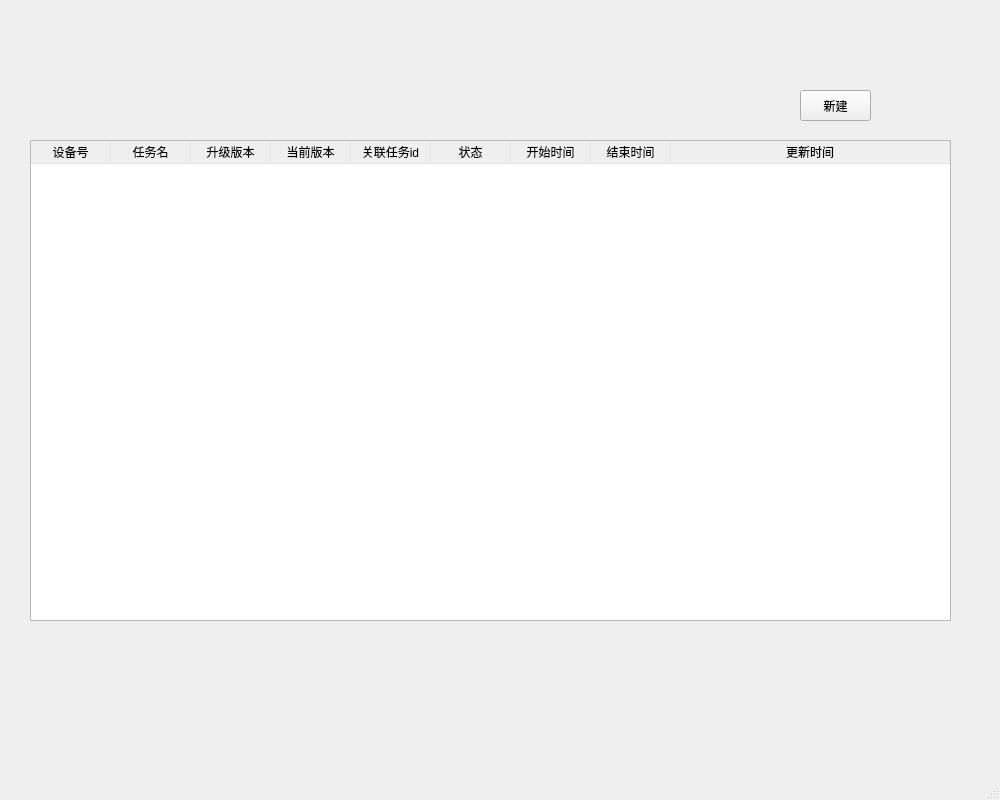
<?xml version="1.0" encoding="UTF-8"?>
<ui version="4.0">
 <class>MainWindow</class>
 <widget class="QMainWindow" name="MainWindow">
  <property name="geometry">
   <rect>
    <x>0</x>
    <y>0</y>
    <width>1000</width>
    <height>800</height>
   </rect>
  </property>
  <property name="windowTitle">
   <string>MainWindow</string>
  </property>
  <widget class="QWidget" name="centralwidget">
   <widget class="QPushButton" name="addOtaTaskBtn">
    <property name="geometry">
     <rect>
      <x>800</x>
      <y>90</y>
      <width>71</width>
      <height>31</height>
     </rect>
    </property>
    <property name="text">
     <string>新建</string>
    </property>
   </widget>
   <widget class="QTableWidget" name="taskTableWidget">
    <property name="geometry">
     <rect>
      <x>30</x>
      <y>140</y>
      <width>921</width>
      <height>481</height>
     </rect>
    </property>
    <property name="styleSheet">
     <string notr="true">QHeaderView::section {
	border-top:0px solid #E5E5E5;
	border-left:0px solid #E5E5E5;
	border-right:0.5px solid #E5E5E5;
	border-bottom: 0.5px solid #E5E5E5;
}</string>
    </property>
    <attribute name="horizontalHeaderMinimumSectionSize">
     <number>80</number>
    </attribute>
    <attribute name="horizontalHeaderDefaultSectionSize">
     <number>80</number>
    </attribute>
    <attribute name="horizontalHeaderStretchLastSection">
     <bool>true</bool>
    </attribute>
    <attribute name="verticalHeaderCascadingSectionResizes">
     <bool>false</bool>
    </attribute>
    <attribute name="verticalHeaderShowSortIndicator" stdset="0">
     <bool>false</bool>
    </attribute>
    <attribute name="verticalHeaderStretchLastSection">
     <bool>false</bool>
    </attribute>
    <column>
     <property name="text">
      <string>设备号</string>
     </property>
    </column>
    <column>
     <property name="text">
      <string>任务名</string>
     </property>
    </column>
    <column>
     <property name="text">
      <string>升级版本</string>
     </property>
    </column>
    <column>
     <property name="text">
      <string>当前版本</string>
     </property>
    </column>
    <column>
     <property name="text">
      <string>关联任务id</string>
     </property>
    </column>
    <column>
     <property name="text">
      <string>状态</string>
     </property>
    </column>
    <column>
     <property name="text">
      <string>开始时间</string>
     </property>
    </column>
    <column>
     <property name="text">
      <string>结束时间</string>
     </property>
    </column>
    <column>
     <property name="text">
      <string>更新时间</string>
     </property>
    </column>
   </widget>
  </widget>
  <widget class="QMenuBar" name="menubar">
   <property name="geometry">
    <rect>
     <x>0</x>
     <y>0</y>
     <width>1000</width>
     <height>22</height>
    </rect>
   </property>
  </widget>
  <widget class="QStatusBar" name="statusbar"/>
 </widget>
 <resources/>
 <connections/>
</ui>
